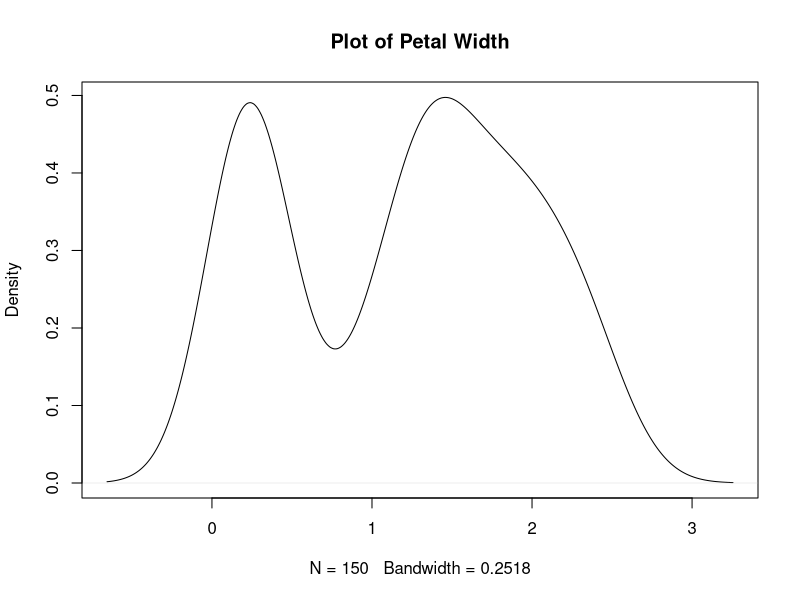

Write the R code that produced this figure.
## ---- chunk 1
y <- density(iris$Petal.Width)

class(y)
typeof(y)
str(y)
## ---- chunk 2
#| echo: false
plot(y, main = "Plot of Petal Width")
